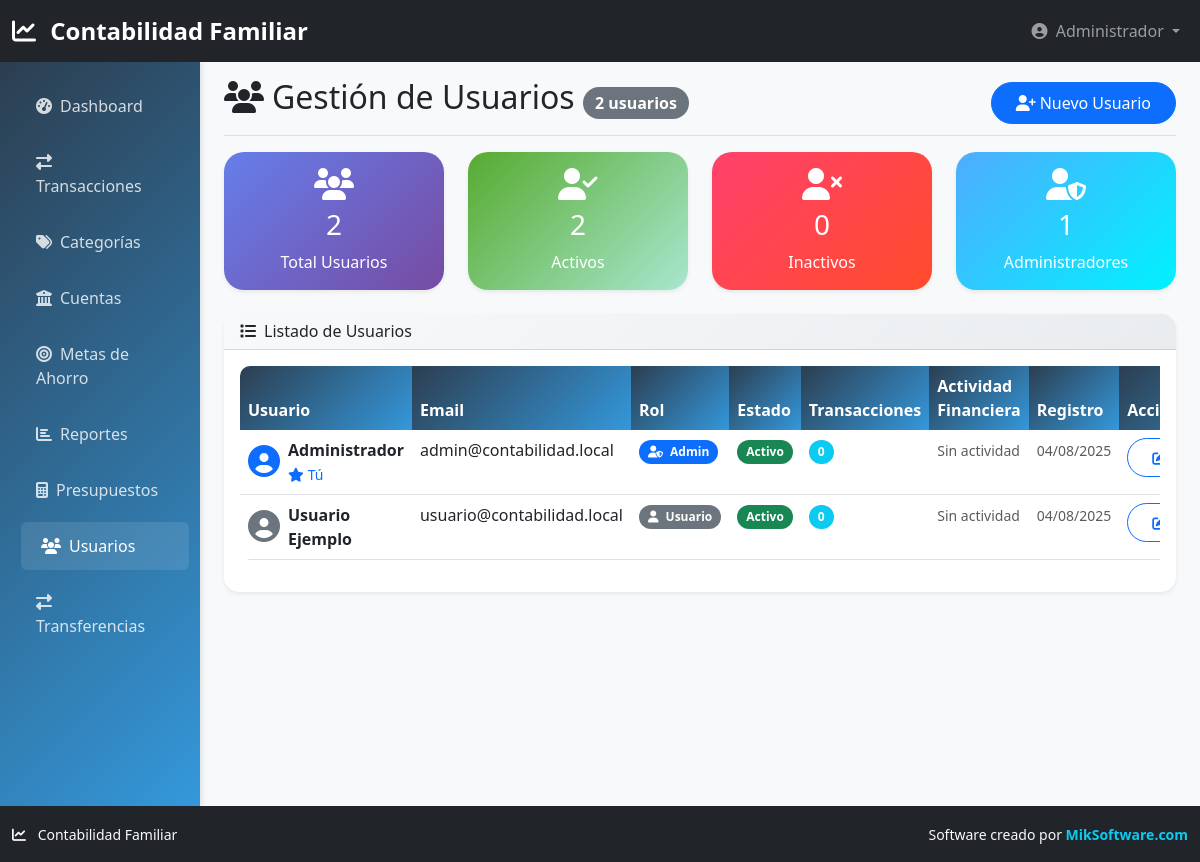
/usuarios.php (signed in), run on the app's committed database.
### tables this page shows
CREATE TABLE usuarios (
    id INT AUTO_INCREMENT PRIMARY KEY,
    nombre VARCHAR(100) NOT NULL,
    email VARCHAR(150) UNIQUE NOT NULL,
    password VARCHAR(255) NOT NULL,
    role ENUM('admin', 'usuario') DEFAULT 'usuario',
    activo BOOLEAN DEFAULT TRUE,
    created_at TIMESTAMP DEFAULT CURRENT_TIMESTAMP,
    updated_at TIMESTAMP DEFAULT CURRENT_TIMESTAMP ON UPDATE CURRENT_TIMESTAMP
);

### config/database.php (called while the page is built, shortened)
<?php
class Database {
    private $connection;
    public function __construct() {
        try {
            $dsn = "mysql:host=" . DB_HOST . ";dbname=" . DB_NAME . ";charset=" . DB_CHARSET;
            $this->connection = new PDO($dsn, DB_USER, DB_PASS, [
                PDO::ATTR_ERRMODE => PDO::ERRMODE_EXCEPTION,
                PDO::ATTR_DEFAULT_FETCH_MODE => PDO::FETCH_ASSOC,
                PDO::ATTR_EMULATE_PREPARES => false,
            ]);
        } catch (PDOException $e) {
            die("Error de conexión: " . $e->getMessage());
        }
    }
    public function query($sql, $params = []) {
        $stmt = $this->connection->prepare($sql);
        $stmt->execute($params);
        return $stmt;
    }
    public function fetchAll($sql, $params = []) {
        $stmt = $this->query($sql, $params);
        return $stmt->fetchAll();
    }
}
$db = new Database();
?>

### usuarios.php (the view, shortened to what this page needs)
<?php
require_once 'config/database.php';
$usuarios = $db->fetchAll(
    "SELECT u.*,
     (SELECT COUNT(*) FROM transacciones WHERE usuario_id = u.id) as total_transacciones,
     (SELECT SUM(cantidad) FROM transacciones WHERE usuario_id = u.id AND tipo = 'ingreso') as total_ingresos,
     (SELECT SUM(cantidad) FROM transacciones WHERE usuario_id = u.id AND tipo = 'gasto') as total_gastos
     FROM usuarios u
     ORDER BY u.activo DESC, u.created_at DESC"
);
include 'includes/header.php';
?>
<div class="container-fluid">
    <div class="row">
        <nav class="col-md-3 col-lg-2 d-md-block sidebar collapse">
            <div class="position-sticky pt-3">
                <ul class="nav flex-column">
                    <li class="nav-item">
                        <a class="nav-link" href="dashboard.php">
                            <i class="fas fa-tachometer-alt me-2"></i>Dashboard
                        </a>
                    </li>
                    <li class="nav-item">
                        <a class="nav-link" href="transacciones.php">
                            <i class="fas fa-exchange-alt me-2"></i>Transacciones
                        </a>
                    </li>
                    <li class="nav-item">
                        <a class="nav-link" href="categorias.php">
                            <i class="fas fa-tags me-2"></i>Categorías
                        </a>
                    </li>
                    <li class="nav-item">
                        <a class="nav-link" href="cuentas.php">
                            <i class="fas fa-university me-2"></i>Cuentas
                        </a>
                    </li>
                    <li class="nav-item">
                        <a class="nav-link" href="metas.php">
                            <i class="fas fa-bullseye me-2"></i>Metas de Ahorro
                        </a>
                    </li>
                    <li class="nav-item">
                        <a class="nav-link" href="reportes.php">
                            <i class="fas fa-chart-bar me-2"></i>Reportes
                        </a>
                    </li>
                    <li class="nav-item">
                        <a class="nav-link" href="presupuestos.php">
                            <i class="fas fa-calculator me-2"></i>Presupuestos
                        </a>
                    </li>
                    <li class="nav-item">
                        <a class="nav-link active" href="usuarios.php">
                            <i class="fas fa-users me-2"></i>Usuarios
                        </a>
                    </li>
                    <li class="nav-item">
                        <a class="nav-link" href="transferencias.php">
                            <i class="fas fa-exchange-alt me-2"></i>Transferencias
                        </a>
                    </li>
                </ul>
            </div>
        </nav>
        <main class="col-md-9 ms-sm-auto col-lg-10 px-md-4">
            <div class="d-flex justify-content-between flex-wrap flex-md-nowrap align-items-center pt-3 pb-2 mb-3 border-bottom">
                <h1 class="h2">
                    <i class="fas fa-users me-2"></i>Gestión de Usuarios
                    <span class="badge bg-secondary fs-6"><?php echo count($usuarios); ?> usuarios</span>
                </h1>
                <div class="btn-toolbar mb-2 mb-md-0">
                    <button type="button" class="btn btn-primary" data-bs-toggle="modal" data-bs-target="#nuevoUsuarioModal">
                        <i class="fas fa-user-plus me-1"></i>Nuevo Usuario
                    </button>
                </div>
            </div>
            <div class="row mb-4">
                <?php
                $totalUsuarios = count($usuarios);
                $usuariosActivos = count(array_filter($usuarios, fn($u) => $u['activo']));
                $administradores = count(array_filter($usuarios, fn($u) => $u['role'] === 'admin'));
                ?>
                <div class="col-md-3">
                    <div class="card stats-card">
                        <div class="card-body text-center">
                            <i class="fas fa-users fa-2x mb-2"></i>
                            <h3><?php echo $totalUsuarios; ?></h3>
                            <p class="mb-0">Total Usuarios</p>
                        </div>
                    </div>
                </div>
                <div class="col-md-3">
                    <div class="card stats-card income">
                        <div class="card-body text-center">
                            <i class="fas fa-user-check fa-2x mb-2"></i>
                            <h3><?php echo $usuariosActivos; ?></h3>
                            <p class="mb-0">Activos</p>
                        </div>
                    </div>
                </div>
                <div class="col-md-3">
                    <div class="card stats-card expense">
                        <div class="card-body text-center">
                            <i class="fas fa-user-times fa-2x mb-2"></i>
                            <h3><?php echo $totalUsuarios - $usuariosActivos; ?></h3>
                            <p class="mb-0">Inactivos</p>
                        </div>
                    </div>
                </div>
                <div class="col-md-3">
                    <div class="card stats-card savings">
                        <div class="card-body text-center">
                            <i class="fas fa-user-shield fa-2x mb-2"></i>
                            <h3><?php echo $administradores; ?></h3>
                            <p class="mb-0">Administradores</p>
                        </div>
                    </div>
                </div>
            </div>
            <div class="card">
                <div class="card-header">
                    <h6 class="mb-0">
                        <i class="fas fa-list me-2"></i>Listado de Usuarios
                    </h6>
                </div>
                <div class="card-body">
                    <div class="table-responsive">
                        <table class="table table-hover">
                            <thead>
                                <tr>
                                    <th>Usuario</th>
                                    <th>Email</th>
                                    <th>Rol</th>
                                    <th>Estado</th>
                                    <th>Transacciones</th>
                                    <th>Actividad Financiera</th>
                                    <th>Registro</th>
                                    <th>Acciones</th>
                                </tr>
                            </thead>
                            <tbody>
                                <?php foreach ($usuarios as $usuario): ?>
                                    <tr class="<?php echo !$usuario['activo'] ? 'table-secondary' : ''; ?>">
                                        <td>
                                            <div class="d-flex align-items-center">
                                                <div class="avatar me-2">
                                                    <i class="fas fa-user-circle fa-2x text-<?php echo $usuario['role'] === 'admin' ? 'primary' : 'secondary'; ?>"></i>
                                                </div>
                                                <div>
                                                    <div class="fw-bold"><?php echo htmlspecialchars($usuario['nombre']); ?></div>
                                                    <?php if ($usuario['id'] == $_SESSION['user_id']): ?>
                                                        <small class="text-primary"><i class="fas fa-star me-1"></i>Tú</small>
                                                    <?php endif; ?>
                                                </div>
                                            </div>
                                        </td>
                                        <td><?php echo htmlspecialchars($usuario['email']); ?></td>
                                        <td>
                                            <span class="badge bg-<?php echo $usuario['role'] === 'admin' ? 'primary' : 'secondary'; ?>">
                                                <i class="fas fa-<?php echo $usuario['role'] === 'admin' ? 'user-shield' : 'user'; ?> me-1"></i>
                                                <?php echo ucfirst($usuario['role']); ?>
                                            </span>
                                        </td>
                                        <td>
                                            <?php if ($usuario['activo']): ?>
                                                <span class="badge bg-success">Activo</span>
                                            <?php else: ?>
                                                <span class="badge bg-danger">Inactivo</span>
                                            <?php endif; ?>
                                        </td>
                                        <td>
                                            <span class="badge bg-info"><?php echo $usuario['total_transacciones'] ?? 0; ?></span>
                                        </td>
                                        <td>
                                            <?php if ($usuario['total_transacciones'] > 0): ?>
                                                <small class="text-success">
                                                    <i class="fas fa-arrow-up me-1"></i>
                                                    $<?php echo number_format($usuario['total_ingresos'] ?? 0, 0); ?>
                                                </small>
                                                <br>
                                                <small class="text-danger">
                                                    <i class="fas fa-arrow-down me-1"></i>
                                                    $<?php echo number_format($usuario['total_gastos'] ?? 0, 0); ?>
                                                </small>
                                            <?php else: ?>
                                                <small class="text-muted">Sin actividad</small>
                                            <?php endif; ?>
                                        </td>
                                        <td>
                                            <small class="text-muted">
                                                <?php echo date('d/m/Y', strtotime($usuario['created_at'])); ?>
                                            </small>
                                        </td>
                                        <td>
                                            <div class="btn-group btn-group-sm">
                                                <button class="btn btn-outline-primary" onclick="editarUsuario(<?php echo htmlspecialchars(json_encode($usuario)); ?>)" title="Editar">
                                                    <i class="fas fa-edit"></i>
                                                </button>
                                            </div>
                                        </td>
                                    </tr>
                                <?php endforeach; ?>
                            </tbody>
                        </table>
                    </div>
                </div>
            </div>
        </main>
    </div>
</div>
<?php include 'includes/footer.php'; ?>

### includes/header.php (style rules this page uses)
:root { --primary-color: #2c3e50; --secondary-color: #3498db; --success-color: #27ae60; --danger-color: #e74c3c; --warning-color: #f39c12; --info-color: #17a2b8; --light-color: #ecf0f1; --dark-color: #2c3e50; }
body { background-color: #f8f9fa; font-family: 'Segoe UI', Tahoma, Geneva, Verdana, sans-serif; }
.sidebar { min-height: calc(100vh - 56px); background: linear-gradient(135deg, var(--primary-color), var(--secondary-color)); box-shadow: 2px 0 5px rgba(0,0,0,0.1); }
.sidebar .nav-link { color: rgba(255,255,255,0.8); padding: 0.75rem 1.25rem; border-radius: 0.375rem; margin: 0.25rem; transition: all 0.3s ease; }
.sidebar .nav-link:hover, .sidebar .nav-link.active { color: white; background-color: rgba(255,255,255,0.1); transform: translateX(5px); }
.card { border: none; border-radius: 15px; box-shadow: 0 0.125rem 0.25rem rgba(0,0,0,0.075); transition: transform 0.2s, box-shadow 0.2s; }
.card-header { background: linear-gradient(135deg, #f8f9fa, #e9ecef); border-bottom: 1px solid rgba(0,0,0,0.125); border-radius: 15px 15px 0 0 !important; }
.btn { border-radius: 25px; padding: 0.5rem 1.5rem; font-weight: 500; transition: all 0.3s ease; }
.stats-card { background: linear-gradient(135deg, #667eea 0%, #764ba2 100%); color: white; border-radius: 20px; }
.stats-card.income { background: linear-gradient(135deg, #56ab2f 0%, #a8e6cf 100%); }
.stats-card.expense { background: linear-gradient(135deg, #ff416c 0%, #ff4b2b 100%); }
.stats-card.savings { background: linear-gradient(135deg, #4facfe 0%, #00f2fe 100%); }
.table { border-radius: 10px; overflow: hidden; }
.table thead th { background: linear-gradient(135deg, var(--primary-color), var(--secondary-color)); color: white; border: none; font-weight: 600; }
.badge { font-size: 0.75em; padding: 0.5em 0.75em; border-radius: 50px; }
body { display: flex; flex-direction: column; min-height: 100vh; }
main { flex: 1; }
.container-fluid { padding-bottom: 0; }

### data on the page
usuarios: nombre "Administrador", shows "Tú", email "admin@contabilidad.local", role "Admin", activo "Activo", total_transacciones "0", created_at "04/08/2025"
usuarios: nombre "Usuario Ejemplo", email "usuario@contabilidad.local", role "Usuario", activo "Activo", total_transacciones "0", created_at "04/08/2025"

### other printed values
$_SESSION['user_name'] "Administrador"
count($usuarios) "2"
$totalUsuarios "2"
$usuariosActivos "2"
$totalUsuarios - $usuariosActivos "0"
$administradores "1"
